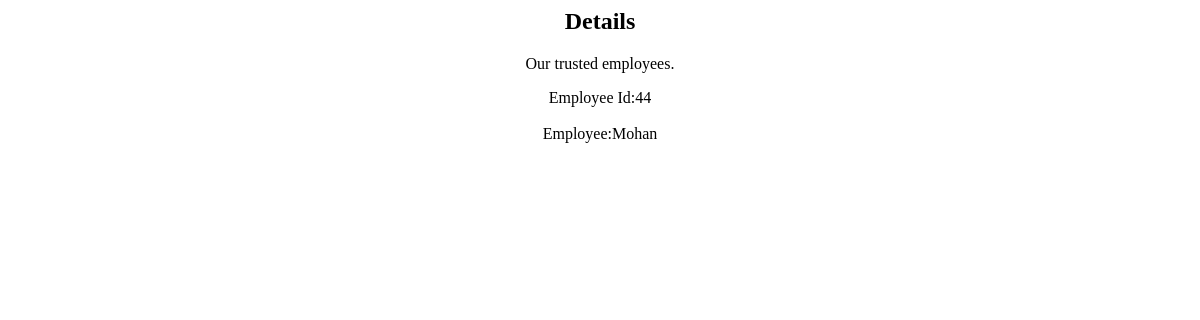
Page /details/ on the earlier database version.
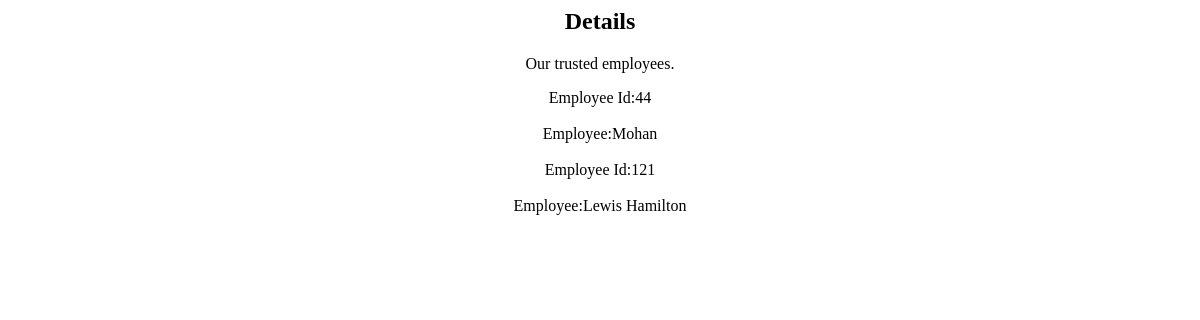
Same page on the later database version.
### Employee2/models.py (models this page shows)
class emp(models.Model):
    empid=models.IntegerField()
    name=models.CharField(max_length=50)

### Employee2/views.py (the view)
# urls.py: path('details/',views.details,name='details')
def details(request):
    employees=emp.objects.all()
    return render(request,'details.html',{'employees':employees})

### templates/details.html (shortened to what this page needs)
<html>
<body background="https://ichef.bbci.co.uk/news/624/cpsprodpb/42C6/production/_102149071_cyan-blue-976x549.jpg">
<center><h2>Details</h2></center>
<center><p>Our trusted employees.</p></center>
{%for employee in employees%}
<center>Employee Id:{{employee.empid}}</center><br>
<center>Employee:{{employee.name}}</center><br>
{%endfor%}
</body>
</html>

Differences in the rows shown:
added emp: empid "121", name "Lewis Hamilton"
